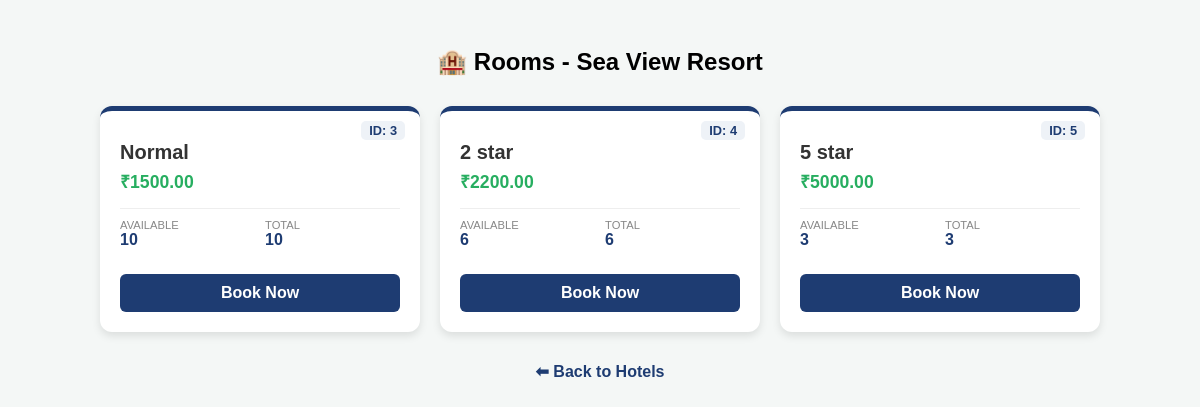
The page /hotel/2/rooms/ on the database its author committed.
### booking/models.py (models this page shows, shortened)
class Hotel(models.Model):
    name=models.CharField(max_length=100)
    city=models.CharField(max_length=100)
    hotel_type = models.CharField(max_length=100)
    password = models.CharField(max_length=128,default=0)

class Room(models.Model):
     ROOM_CHOICES = (
        ('Normal', 'Normal'),
        ('2 star', '2 star'),
        ('5 star', '5 star'),
        ('delux', 'delux'),
    )
     hotel =models.ForeignKey(Hotel,on_delete=models.CASCADE,related_name='rooms')
     room_type = models.CharField(max_length=100, choices=ROOM_CHOICES , default='Normal')
     price = models.DecimalField(max_digits=10,decimal_places=2)
     total_rooms=models.IntegerField(default=0)
     available_rooms=models.IntegerField(default=0)
     is_available = models.BooleanField(default=True)

### booking/views.py (the view)
# urls.py: path('hotel/<int:pk>/rooms/', hotel_rooms_view, name='hotel_rooms'),
def hotel_rooms_view(request, pk):
    hotel = get_object_or_404(Hotel, pk=pk)
    rooms = hotel.rooms.all()
    return render(request, 'hotel_rooms.html', {
        'hotel': hotel,
        'rooms': rooms
    })

### templates/hotel_rooms.html (shortened to what this page needs)
<!DOCTYPE html>
<html>
<head>
</head>
<body>
<h2 style="text-align:center;">🏨 Rooms - {{ hotel.name }}</h2>
<div class="room-container">
    {% for room in rooms %}
    <div class="room-card">
        <div>
            <span class="room-id">ID: {{ room.id }}</span>
            <div class="room-type">{{ room.room_type }}</div>
            <div class="price-tag">₹{{ room.price }}</div>
            <div class="stats-grid">
                <div class="stat-box">
                    <span class="label">Available</span>
                    <span class="value">{{ room.available_rooms }}</span>
                </div>
                <div class="stat-box">
                    <span class="label">Total</span>
                    <span class="value">{{ room.total_rooms }}</span>
                </div>
            </div>
        </div>
     <a href="{% url 'process_booking' room.id %}" class="book-btn">Book Now</a>
    </div>
    {% empty %}
    <p style="text-align:center; width: 100%;">No Rooms Available</p>
    {% endfor %}
</div>
<div style="text-align:center; margin-top: 20px;">
    <a href="{% url 'hotel_list' %}" style="color: #1e3c72; text-decoration: none; font-weight: bold;">⬅ Back to Hotels</a>
</div>
</body>
</html>

### templates/hotel_rooms.html (style rules this page uses)
body { font-family: 'Arial', sans-serif; background-color: #f4f7f6; padding: 20px; }
.room-container { display: grid; grid-template-columns: repeat(auto-fill, minmax(250px, 1fr)); gap: 20px; max-width: 1000px; margin: 30px auto; }
.room-card { position: relative; background: white; border-radius: 12px; border-top: 5px solid #1e3c72; box-shadow: 0 4px 8px rgba(0,0,0,0.1); padding: 20px; display: flex; flex-direction: column; justify-content: space-between; }
.room-id { position: absolute; top: 10px; right: 15px; font-size: 0.8rem; color: #1e3c72; background: #eef2f7; padding: 2px 8px; border-radius: 5px; font-weight: bold; }
.room-type { font-size: 1.25rem; color: #333; margin: 10px 0 5px 0; font-weight: bold; }
.price-tag { color: #27ae60; font-size: 1.1rem; font-weight: bold; margin-bottom: 15px; }
.stats-grid { display: grid; grid-template-columns: 1fr 1fr; border-top: 1px solid #eee; padding: 10px 0; gap: 10px; margin-bottom: 15px; }
.stat-box { display: flex; flex-direction: column; }
.label { font-size: 0.7rem; color: #888; text-transform: uppercase; }
.value { font-weight: bold; color: #1e3c72; }
.book-btn { background-color: #1e3c72; color: white; text-align: center; padding: 10px; text-decoration: none; border-radius: 6px; font-weight: bold; transition: background 0.3s; }

### rows shown on the page
Hotel: name "Sea View Resort"
Room: id "3", room_type "Normal", price "1500.00", available_rooms "10", total_rooms "10"
Room: id "4", room_type "2 star", price "2200.00", available_rooms "6", total_rooms "6"
Room: id "5", room_type "5 star", price "5000.00", available_rooms "3", total_rooms "3"
